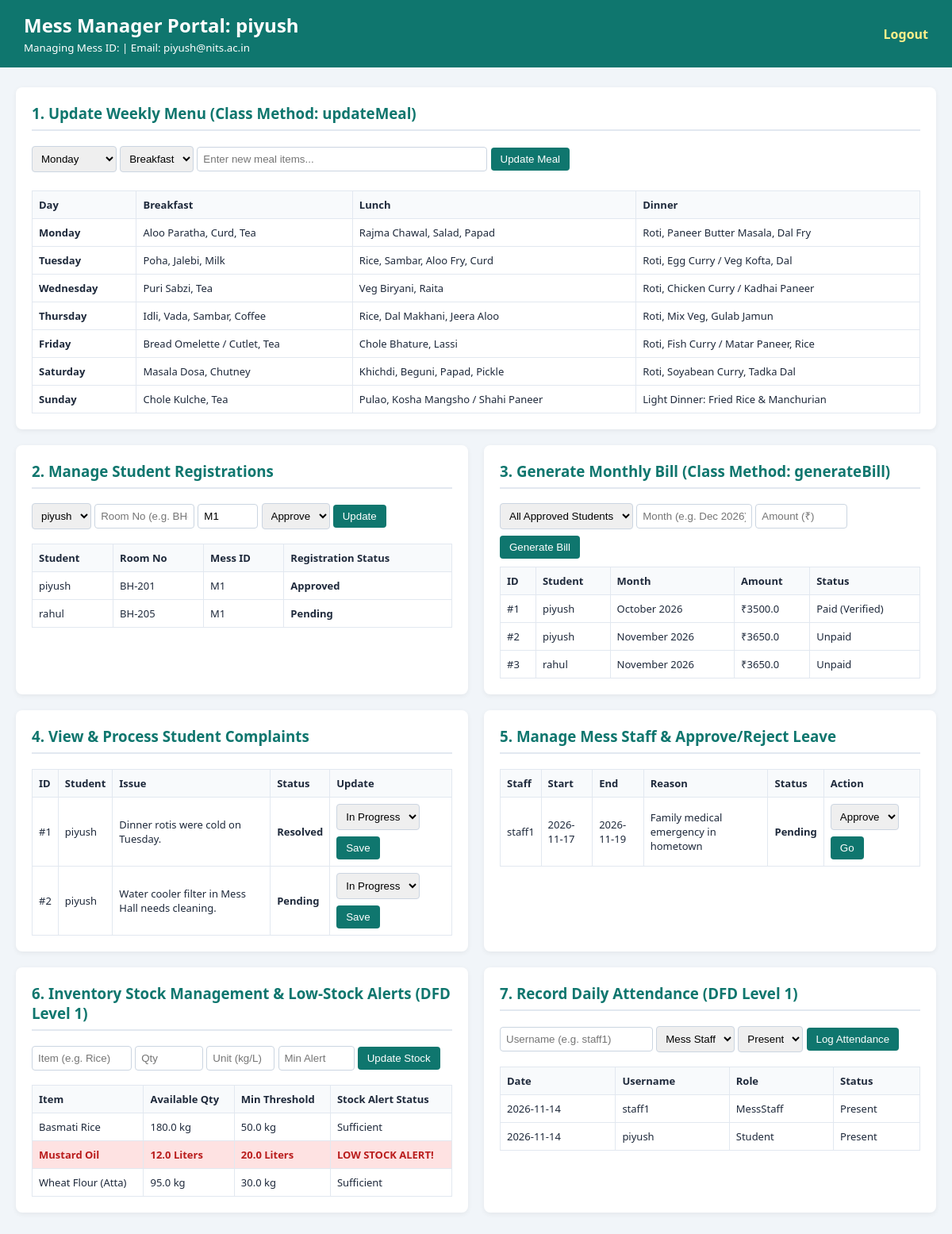
The page /manager/piyush on the database its author committed.
### models.py (models this page shows)
class User(Base):
    __tablename__ = 'users'
    username = Column(String, primary_key=True, index=True)
    password = Column(String, nullable=False)
    email = Column(String)
    phone_no = Column(String)
    role = Column(String, nullable=False)  # 'student', 'manager', 'staff', 'admin'

class Menu(Base):
    __tablename__ = 'menus'
    menu_id = Column(Integer, primary_key=True, index=True)
    day = Column(String, unique=True)
    breakfast = Column(Text)
    lunch = Column(Text)
    dinner = Column(Text)

class Student(Base):
    __tablename__ = 'students'
    username = Column(String, ForeignKey('users.username', ondelete="CASCADE"), primary_key=True)
    room_no = Column(String)
    mess_id = Column(String)
    is_registered = Column(String, default="Approved")  # Pending, Approved, Rejected
    user = relationship("User")
    complaints = relationship("Complaint", back_populates="student", cascade="all, delete-orphan")
    payments = relationship("Payment", back_populates="student", cascade="all, delete-orphan")

class Payment(Base):
    __tablename__ = 'payments'
    payment_id = Column(Integer, primary_key=True, index=True)
    student_id = Column(String, ForeignKey('students.username'))
    month = Column(String)
    amount = Column(Float)
    date = Column(Date)
    status = Column(String, default="Unpaid")  # Unpaid, Paid, Verified
    warden_approved = Column(String, default="Pending")  # Maps to DFD Level 1 Warden/MMC approval
    student = relationship("Student", back_populates="payments")

class Complaint(Base):
    __tablename__ = 'complaints'
    complaint_id = Column(Integer, primary_key=True, index=True)
    student_id = Column(String, ForeignKey('students.username'))
    text = Column(Text)
    date = Column(Date)
    status = Column(String, default="Pending")  # Pending, Resolved, Rejected
    student = relationship("Student", back_populates="complaints")

class Leave(Base):
    __tablename__ = 'leaves'
    leave_id = Column(Integer, primary_key=True, index=True)
    staff_id = Column(String, ForeignKey('mess_staff.username'))
    start_date = Column(Date)
    end_date = Column(Date)
    reason = Column(Text)
    status = Column(String, default="Pending")  # Pending, Approved, Rejected
    staff = relationship("MessStaff", back_populates="leaves")

class Stock(Base):
    __tablename__ = 'stocks'
    stock_id = Column(Integer, primary_key=True, index=True)
    item_name = Column(String, unique=True)
    quantity = Column(Float)
    unit = Column(String)
    alert_threshold = Column(Float)

class Attendance(Base):
    __tablename__ = 'attendance'
    id = Column(Integer, primary_key=True, index=True)
    person_id = Column(String)
    role = Column(String)
    date = Column(Date)
    status = Column(String)  # Present, Absent

### main.py (the view)
@app.get("/manager/{username}", response_class=HTMLResponse)
async def manager_dashboard(username: str, request: Request, db: Session = Depends(get_db)):
    user = db.query(models.User).filter(models.User.username == username).first()
    manager = db.query(models.MessManager).filter(models.MessManager.username == username).first()
    students = db.query(models.Student).all()
    menu = db.query(models.Menu).all()
    complaints = db.query(models.Complaint).all()
    leaves = db.query(models.Leave).all()
    stocks = db.query(models.Stock).all()
    attendance = db.query(models.Attendance).all()
    bills = db.query(models.Payment).all()
    return templates.TemplateResponse(
        request=request,
        name="manager_dash.html",
        context={
            "user": user,
            "manager": manager,
            "students": students,
            "menu": menu,
            "complaints": complaints,
            "leaves": leaves,
            "stocks": stocks,
            "attendance": attendance,
            "bills": bills
        }
    )

### templates/manager_dash.html (shortened to what this page needs)
<!DOCTYPE html>
<html>
<head>
</head>
<body>
<header>
    <div>
        <h2 style="margin:0;">Mess Manager Portal: {{ user.username }}</h2>
        <small>Managing Mess ID: {{ manager.manage_mess_id }} | Email: {{ user.email }}</small>
    </div>
    <a class="logout" href="/">Logout</a>
</header>
<div class="container">
    <div class="card">
        <h3>1. Update Weekly Menu (Class Method: updateMeal)</h3>
        <form action="/manager/{{ user.username }}/update-menu" method="post" style="margin-bottom: 15px;">
            <select name="day" required>
                {% for m in menu %}<option value="{{ m.day }}">{{ m.day }}</option>{% endfor %}
            </select>
            <select name="meal_type" required>
                <option value="breakfast">Breakfast</option>
            </select>
            <input type="text" name="item" placeholder="Enter new meal items..." style="width: 350px;" required>
            <button type="submit" class="btn">Update Meal</button>
        </form>
        <table>
            <tr><th>Day</th><th>Breakfast</th><th>Lunch</th><th>Dinner</th></tr>
            {% for m in menu %}
            <tr><td><strong>{{ m.day }}</strong></td><td>{{ m.breakfast }}</td><td>{{ m.lunch }}</td><td>{{ m.dinner }}</td></tr>
            {% endfor %}
        </table>
    </div>
    <div class="grid">
        <div class="card">
            <h3>2. Manage Student Registrations</h3>
            <form action="/manager/{{ user.username }}/student-reg" method="post" style="margin-bottom:10px;">
                <select name="student_username" required>
                    {% for s in students %}<option value="{{ s.username }}">{{ s.username }}</option>{% endfor %}
                </select>
                <input type="text" name="room_no" placeholder="Room No (e.g. BH-202)" required style="width:110px;">
                <input type="text" name="mess_id" value="M1" required style="width:60px;">
                <select name="reg_status">
                    <option value="Approved">Approve</option>
                </select>
                <button type="submit" class="btn">Update</button>
            </form>
            <table>
                <tr><th>Student</th><th>Room No</th><th>Mess ID</th><th>Registration Status</th></tr>
                {% for s in students %}
                <tr><td>{{ s.username }}</td><td>{{ s.room_no }}</td><td>{{ s.mess_id }}</td><td><strong>{{ s.is_registered }}</strong></td></tr>
                {% endfor %}
            </table>
        </div>
        <div class="card">
            <h3>3. Generate Monthly Bill (Class Method: generateBill)</h3>
            <form action="/manager/{{ user.username }}/generate-bill" method="post" style="margin-bottom:10px;">
                <select name="student_id" required>
                    <option value="ALL">All Approved Students</option>
                </select>
                <input type="text" name="month" placeholder="Month (e.g. Dec 2026)" required style="width:130px;">
                <input type="number" step="0.01" name="amount" placeholder="Amount (₹)" required style="width:100px;">
                <button type="submit" class="btn">Generate Bill</button>
            </form>
            <table>
                <tr><th>ID</th><th>Student</th><th>Month</th><th>Amount</th><th>Status</th></tr>
                {% for b in bills %}
                <tr><td>#{{ b.payment_id }}</td><td>{{ b.student_id }}</td><td>{{ b.month }}</td><td>₹{{ b.amount }}</td><td>{{ b.status }}</td></tr>
                {% endfor %}
            </table>
        </div>
    </div>
    <div class="grid">
        <div class="card">
            <h3>4. View & Process Student Complaints</h3>
            <table>
                <tr><th>ID</th><th>Student</th><th>Issue</th><th>Status</th><th>Update</th></tr>
                {% for c in complaints %}
                <tr>
                    <td>#{{ c.complaint_id }}</td>
                    <td>{{ c.student_id }}</td>
                    <td>{{ c.text }}</td>
                    <td><strong>{{ c.status }}</strong></td>
                    <td>
                        <form action="/manager/{{ user.username }}/complaint/{{ c.complaint_id }}" method="post">
                            <select name="new_status">
                                <option value="In Progress">In Progress</option>
                            </select>
                            <button type="submit" class="btn">Save</button>
                        </form>
                    </td>
                </tr>
                {% endfor %}
            </table>
        </div>
        <div class="card">
            <h3>5. Manage Mess Staff & Approve/Reject Leave</h3>
            <table>
                <tr><th>Staff</th><th>Start</th><th>End</th><th>Reason</th><th>Status</th><th>Action</th></tr>
                {% for l in leaves %}
                <tr>
                    <td>{{ l.staff_id }}</td>
                    <td>{{ l.start_date }}</td>
                    <td>{{ l.end_date }}</td>
                    <td>{{ l.reason }}</td>
                    <td><strong>{{ l.status }}</strong></td>
                    <td>
                        <form action="/manager/{{ user.username }}/leave/{{ l.leave_id }}" method="post">
                            <select name="decision">
                                <option value="Approved">Approve</option>
                            </select>
                            <button type="submit" class="btn">Go</button>
                        </form>
                    </td>
                </tr>
                {% endfor %}
            </table>
        </div>
    </div>
    <div class="grid">
        <div class="card">
            <h3>6. Inventory Stock Management & Low-Stock Alerts (DFD Level 1)</h3>
            <form action="/manager/{{ user.username }}/stock" method="post" style="margin-bottom:10px;">
                <input type="text" name="item_name" placeholder="Item (e.g. Rice)" required style="width:110px;">
                <input type="number" step="0.1" name="quantity" placeholder="Qty" required style="width:70px;">
                <input type="text" name="unit" placeholder="Unit (kg/L)" required style="width:70px;">
                <input type="number" step="0.1" name="alert_threshold" placeholder="Min Alert" required style="width:80px;">
                <button type="submit" class="btn">Update Stock</button>
            </form>
            <table>
                <tr><th>Item</th><th>Available Qty</th><th>Min Threshold</th><th>Stock Alert Status</th></tr>
                {% for st in stocks %}
                <tr class="{% if st.quantity <= st.alert_threshold %}alert{% endif %}">
                    <td>{{ st.item_name }}</td>
                    <td>{{ st.quantity }} {{ st.unit }}</td>
                    <td>{{ st.alert_threshold }} {{ st.unit }}</td>
                    <td>{% if st.quantity <= st.alert_threshold %}LOW STOCK ALERT!{% else %}Sufficient{% endif %}</td>
                </tr>
                {% endfor %}
            </table>
        </div>
        <div class="card">
            <h3>7. Record Daily Attendance (DFD Level 1)</h3>
            <form action="/manager/{{ user.username }}/attendance" method="post" style="margin-bottom:10px;">
                <input type="text" name="person_id" placeholder="Username (e.g. staff1)" required>
                <select name="role">
                    <option value="MessStaff">Mess Staff</option>
                </select>
                <select name="status">
                    <option value="Present">Present</option>
                </select>
                <button type="submit" class="btn">Log Attendance</button>
            </form>
            <table>
                <tr><th>Date</th><th>Username</th><th>Role</th><th>Status</th></tr>
                {% for a in attendance %}
                <tr><td>{{ a.date }}</td><td>{{ a.person_id }}</td><td>{{ a.role }}</td><td>{{ a.status }}</td></tr>
                {% endfor %}
            </table>
        </div>
    </div>
</div>
</body>
</html>

### templates/manager_dash.html (style rules this page uses)
body { font-family: 'Segoe UI', sans-serif; margin: 0; background: #f1f5f9; color: #1e293b; }
header { background: #0f766e; color: white; padding: 15px 30px; display: flex; justify-content: space-between; align-items: center; }
.container { max-width: 1200px; margin: 25px auto; padding: 0 20px; }
.grid { display: grid; grid-template-columns: 1fr 1fr; gap: 20px; }
.card { background: white; padding: 20px; border-radius: 8px; box-shadow: 0 2px 6px rgba(0,0,0,0.06); margin-bottom: 20px; }
h3 { margin-top: 0; border-bottom: 2px solid #e2e8f0; padding-bottom: 8px; color: #0f766e; }
table { width: 100%; border-collapse: collapse; font-size: 13px; }
th, td { padding: 8px; border: 1px solid #e2e8f0; text-align: left; }
th { background: #f8fafc; }
input, select { padding: 7px; border: 1px solid #cbd5e1; border-radius: 4px; margin-bottom: 8px; }
.btn { background: #0f766e; color: white; padding: 7px 12px; border: none; border-radius: 4px; cursor: pointer; }
.alert { background: #fee2e2; color: #b91c1c; font-weight: bold; }
.logout { color: #fef08a; text-decoration: none; font-weight: bold; }

### rows shown on the page
User: username "piyush", email "piyush@nits.ac.in"
Menu: day "Monday", breakfast "Aloo Paratha, Curd, Tea", lunch "Rajma Chawal, Salad, Papad", dinner "Roti, Paneer Butter Masala, Dal Fry"
Menu: day "Tuesday", breakfast "Poha, Jalebi, Milk", lunch "Rice, Sambar, Aloo Fry, Curd", dinner "Roti, Egg Curry / Veg Kofta, Dal"
Menu: day "Wednesday", breakfast "Puri Sabzi, Tea", lunch "Veg Biryani, Raita", dinner "Roti, Chicken Curry / Kadhai Paneer"
Menu: day "Thursday", breakfast "Idli, Vada, Sambar, Coffee", lunch "Rice, Dal Makhani, Jeera Aloo", dinner "Roti, Mix Veg, Gulab Jamun"
Menu: day "Friday", breakfast "Bread Omelette / Cutlet, Tea", lunch "Chole Bhature, Lassi", dinner "Roti, Fish Curry / Matar Paneer, Rice"
Menu: day "Saturday", breakfast "Masala Dosa, Chutney", lunch "Khichdi, Beguni, Papad, Pickle", dinner "Roti, Soyabean Curry, Tadka Dal"
Menu: day "Sunday", breakfast "Chole Kulche, Tea", lunch "Pulao, Kosha Mangsho / Shahi Paneer", dinner "Light Dinner: Fried Rice & Manchurian"
Student: username "piyush", room_no "BH-201", mess_id "M1", is_registered "Approved"
Student: username "rahul", room_no "BH-205", mess_id "M1", is_registered "Pending"
Payment: payment_id "1", student_id "piyush", month "October 2026", amount "3500.0", status "Paid (Verified)"
Payment: payment_id "2", student_id "piyush", month "November 2026", amount "3650.0", status "Unpaid"
Payment: payment_id "3", student_id "rahul", month "November 2026", amount "3650.0", status "Unpaid"
Complaint: complaint_id "1", student_id "piyush", text "Dinner rotis were cold on Tuesday.", status "Resolved"
Complaint: complaint_id "2", student_id "piyush", text "Water cooler filter in Mess Hall needs cleaning.", status "Pending"
Leave: staff_id "staff1", start_date "2026-11-17", end_date "2026-11-19", reason "Family medical emergency in hometown", status "Pending"
Stock: item_name "Basmati Rice", quantity "180.0", unit "kg", alert_threshold "50.0", shows "Sufficient"
Stock: item_name "Mustard Oil", quantity "12.0", unit "Liters", alert_threshold "20.0", shows "LOW STOCK ALERT!"
Stock: item_name "Wheat Flour (Atta)", quantity "95.0", unit "kg", alert_threshold "30.0", shows "Sufficient"
Attendance: date "2026-11-14", person_id "staff1", role "MessStaff", status "Present"
Attendance: date "2026-11-14", person_id "piyush", role "Student", status "Present"

### other values the page prints
form field day "Monday"
form field student_username "piyush"
